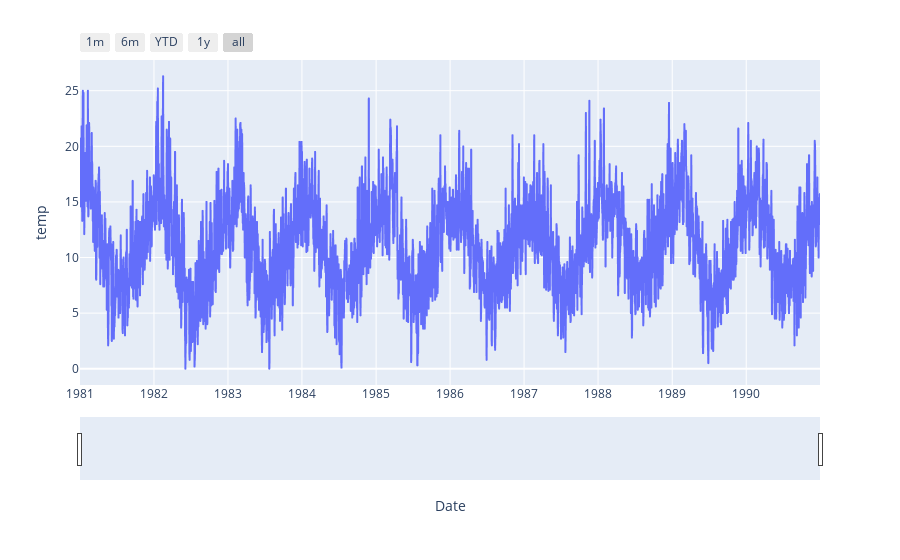

Here is the notebook cell this chart was saved with:
### Code cell
# sns.lineplot(x='Date', y='temp', data=df)
fig=px.line(df,x='Date', y='temp')
fig.update_xaxes(rangeslider_visible=True,
                rangeselector=dict(
                buttons=list([
                dict(count=1,label='1m', step="month", stepmode="backward"),
                dict(count=6,label='6m', step="month", stepmode="backward"),
                dict(count=1,label='YTD', step="year", stepmode="todate"),
                dict(count=1,label='1y', step="year", stepmode="backward"),
                dict(step='all')
            ])
        )
    )
fig.show()

### Figure 1 — Plotly figure (JSON) as saved in the notebook; plotly's stock layout.template omitted (floating-point values rounded to 4 significant figures; data arrays with more than 128 entries replaced by an {"elided": "..."} marker saying what was removed)
{"data": [{"hovertemplate": "Date=%{x}<br>temp=%{y}<extra></extra>", "legendgroup": "", "line": {"color": "#636efa", "dash": "solid"}, "marker": {"symbol": "circle"}, "mode": "lines", "name": "", "showlegend": false, "type": "scattergl", "x": {"elided": "3652 str values"}, "xaxis": "x", "y": {"elided": "3652 float values"}, "yaxis": "y"}], "layout": {"legend": {"tracegroupgap": 0}, "margin": {"t": 60}, "xaxis": {"anchor": "y", "domain": [0, 1], "rangeselector": {"buttons": [{"count": 1, "label": "1m", "step": "month", "stepmode": "backward"}, {"count": 6, "label": "6m", "step": "month", "stepmode": "backward"}, {"count": 1, "label": "YTD", "step": "year", "stepmode": "todate"}, {"count": 1, "label": "1y", "step": "year", "stepmode": "backward"}, {"step": "all"}]}, "rangeslider": {"visible": true}, "title": {"text": "Date"}}, "yaxis": {"anchor": "x", "domain": [0, 1], "title": {"text": "temp"}}}}
